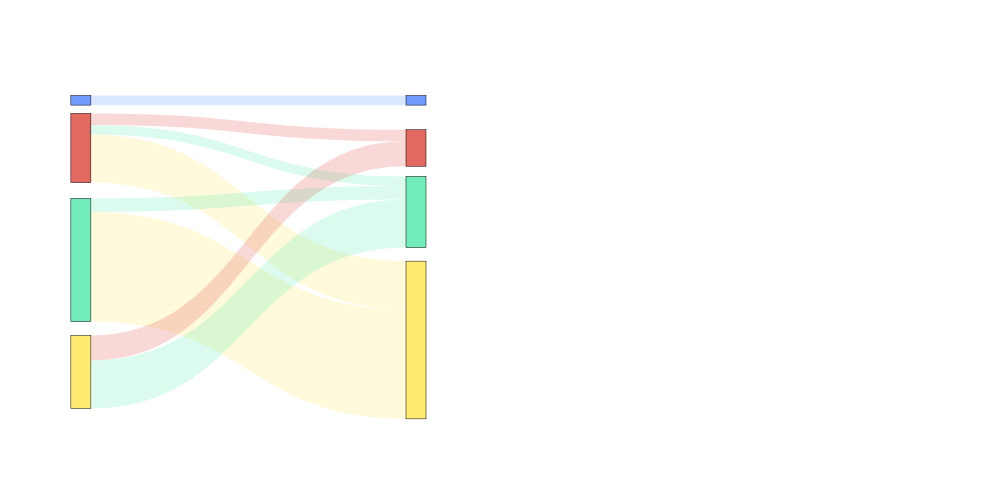

Notebook cell for this chart:
### Code cell
# Create the Sankey diagram
fig = go.Figure(go.Sankey(
    node=dict(
        pad=15,
        thickness=20,
        line=dict(color='black', width=0.5),
        x=node_x,
        y=node_y,
        color=[
            'rgba(75, 130, 255, .8)', 'rgba(219, 68, 55, .8)', 'rgba(77, 233, 171, .8)', 'rgba(254, 229, 76, .8)',
            'rgba(75, 130, 255, .8)', 'rgba(219, 68, 55, .8)', 'rgba(77, 233, 171, .8)', 'rgba(254, 229, 76, .8)'
        ],
        # label=acmg_ordered_labels
    ),
    link=dict(
        source=acmg_df['source_index'],
        target=acmg_df['target_index'],
        value=acmg_df['value'], 
        color=acmg_df['color']
    )
))


fig.update_layout(
    title_text='',
    width=1000, height=500, 
    font_size=14, 
    xaxis={
        'showgrid': False,
        'zeroline': False,
        'visible': False,
    },
    yaxis={
        'showgrid': False,
        'zeroline': False,
        'visible': False,
    }, 
    plot_bgcolor='rgba(0,0,0,0)'
)

fig.show()

### Figure 1 — Plotly figure (JSON) as saved in the notebook; plotly's stock layout.template omitted (floating-point values rounded to 4 significant figures)
{"data": [{"link": {"color": ["rgba(75, 130, 255, .2)", "rgba(219, 68, 55, .2)", "rgba(77, 233, 171, .2)", "rgba(254, 229, 76, .2)", "rgba(77, 233, 171, .2)", "rgba(254, 229, 76, .2)", "rgba(219, 68, 55, .2)", "rgba(77, 233, 171, .2)"], "source": [0, 1, 1, 1, 2, 2, 3, 3], "target": [4, 5, 6, 7, 6, 7, 5, 6], "value": [5, 6, 5, 25, 7, 57, 13, 25]}, "node": {"color": ["rgba(75, 130, 255, .8)", "rgba(219, 68, 55, .8)", "rgba(77, 233, 171, .8)", "rgba(254, 229, 76, .8)", "rgba(75, 130, 255, .8)", "rgba(219, 68, 55, .8)", "rgba(77, 233, 171, .8)", "rgba(254, 229, 76, .8)"], "line": {"color": "black", "width": 0.5}, "pad": 15, "thickness": 20, "x": [0.001, 0.001, 0.001, 0.001, 0.4, 0.4, 0.4, 0.4], "y": [0.001, 0.15, 0.5, 0.85, 0.001, 0.15, 0.35, 0.75]}, "type": "sankey"}], "layout": {"font": {"size": 14}, "height": 500, "plot_bgcolor": "rgba(0, 0, 0, 0)", "title": {"text": ""}, "width": 1000, "xaxis": {"showgrid": false, "visible": false, "zeroline": false}, "yaxis": {"showgrid": false, "visible": false, "zeroline": false}}}
